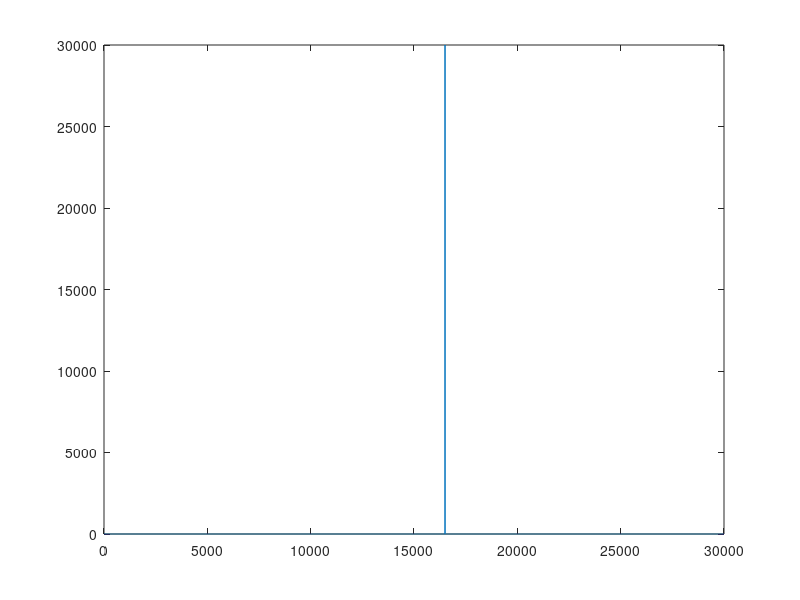
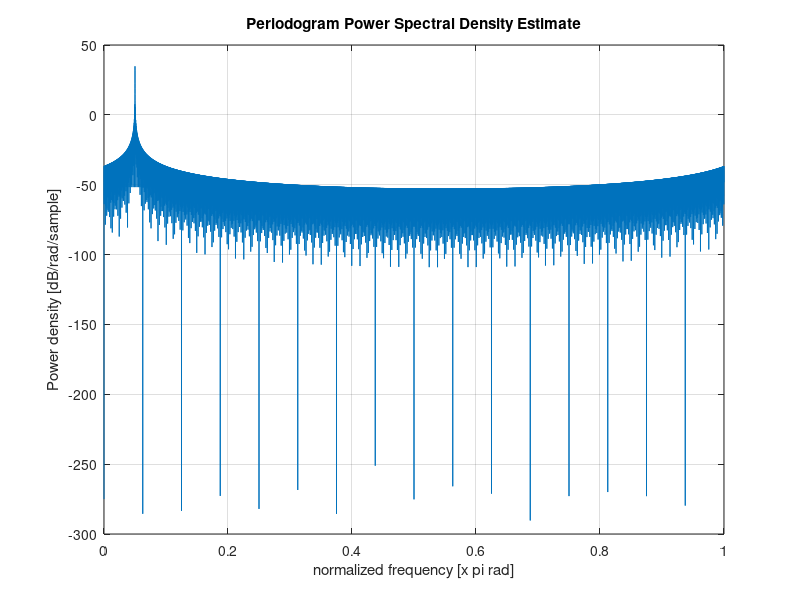

MATLAB code to generate these figures, in order:
clc;
clear all;
close all;

fc1=2.5e3;                                                 %carrier frequency
fc2=7.5e3;
%fc2=0;
fc=1.5e3;

fs=30e3;                                               %sample frequency
T=1/fs;                                                 %sample time
L=30000;                                                 %length of signal
t=(0:L-1)*T;                                            %time vector
A=1;                                                    %%Ampltitude
B=0.3;
f=(-L/2:L/2-1)*(fs/L);
%y=A*sin(2*pi*fc1*t)+B*sin(2*pi*fc2*t);
y=A*cos(2*pi*(fc-fc1)*t)+B*cos(2*pi*(fc+fc2)*t);
y=A*cos(2*pi*(fc)*t);
y=A*exp(j*2*pi*(fc)*t);
figure
Y=fftshift(fft(y));
plot(abs(Y))


figure
plot(abs(Y.^2))

periodogram(y)
